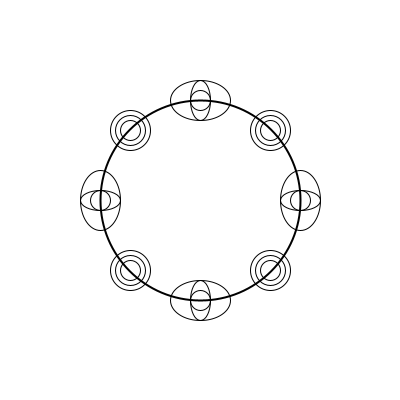
Frame 1 (no input)
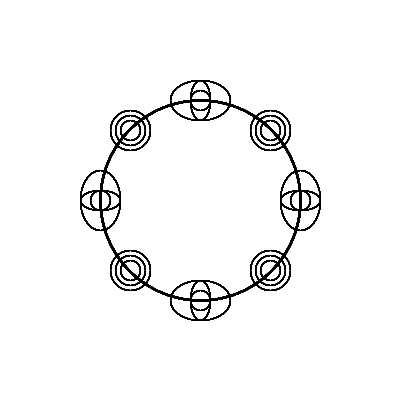
Frame 60 (the mouse pressed at the canvas centre just before this capture)
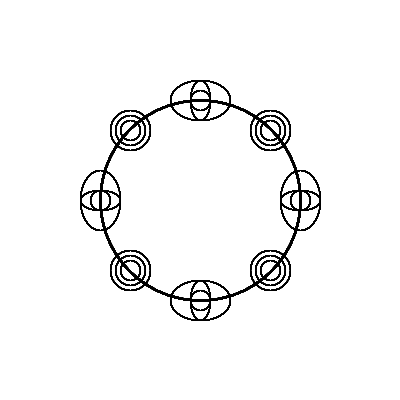
Frame 120 (the mouse held since frame 60 and released just before this capture)

The Processing sketch that drew these frames (run headless with seeded random() and noise(); from frame 60 on, the mouse is pressed at the canvas centre):

// Processing sketch: processing_81959
// ── processing_81959.pde

void setup ()
{ size (400,400);
background (255);
smooth ();
println();
}

void draw ()
{ noFill();
//je fais une ellipse
strokeWeight (2);
ellipse (200,200,200,200);
//je fais des petites ellipses autour
strokeWeight (1);
ellipse(200,100,20,20);
ellipse(200,300,20,20);
ellipse(300,200,20,20);
ellipse(100,200,20,20);
//je fais des ellipses autour de ces petites ellipses
ellipse(200,100,20,40);
ellipse(200,300,20,40);
ellipse(300,200,40,20);
ellipse(100,200,40,20);
//je continue ce processus dans l'autre sens
ellipse(200,100,60,40);
ellipse(200,300,60,40);
ellipse(300,200,40,60);
ellipse(100,200,40,60);
//jessaye de faire la même chose en diagonale
ellipse(130,130,20,20);
ellipse(270,130,20,20);
ellipse(130,270,20,20);
ellipse(270,270,20,20);
//je fais des ellipses autour de ces petites ellipses
ellipse(130,130,30,30);
ellipse(270,130,30,30);
ellipse(130,270,30,30);
ellipse(270,270,30,30);
ellipse(130,130,40,40);
ellipse(270,130,40,40);
ellipse(130,270,40,40);
ellipse(270,270,40,40);
}
